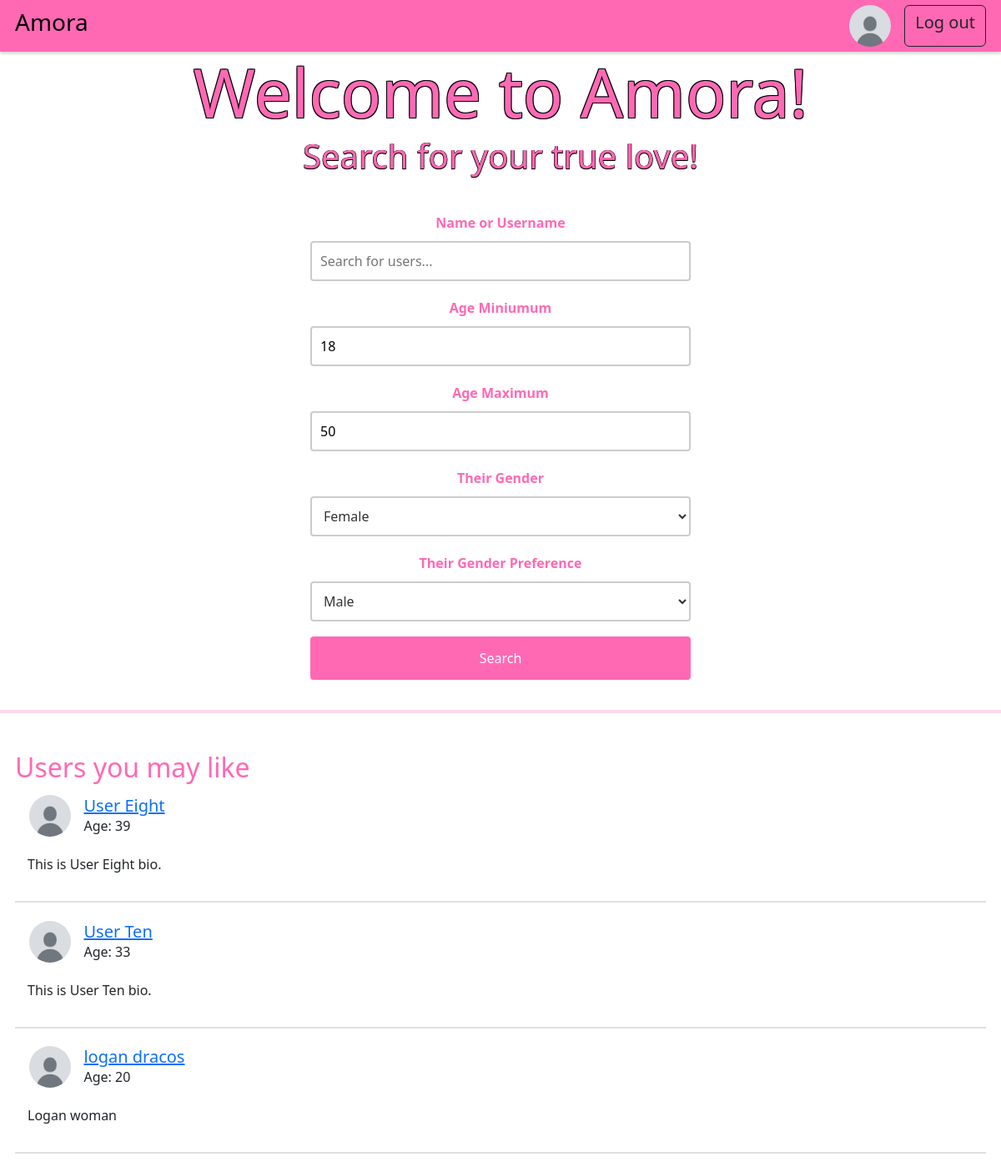
Screenshot of / (signed in) with the database file from the repository.
### DatingApp/model.py (models this page shows)
class Profile(db.Model):
    id: Mapped[int] = mapped_column(primary_key=True)
    user_id: Mapped[int] = mapped_column(ForeignKey("user.id"), unique=True)
    user: Mapped["User"] = relationship(
        back_populates="profile",
        single_parent=True,
    )
    fullname: Mapped[str] = mapped_column(String(128))
    bio: Mapped[Optional[str]] = mapped_column(Text)
    birth_year: Mapped[Optional[int]] = mapped_column(Integer)
    age_minimum: Mapped[Optional[int]] = mapped_column(Integer)
    age_maximum: Mapped[Optional[int]] = mapped_column(Integer)
    gender: Mapped[Optional[str]] = mapped_column(String(16))
    genderPreference: Mapped[Optional[str]] = mapped_column(String(16))
    photo_id: Mapped[Optional[int]] = mapped_column(ForeignKey("photo.id"))
    photo: Mapped[Optional["Photo"]] = relationship(back_populates="profile")

class User(flask_login.UserMixin, db.Model):
    id: Mapped[int] = mapped_column(primary_key=True)
    email: Mapped[str] = mapped_column(String(128), unique=True)
    username: Mapped[str] = mapped_column(String(64))
    password: Mapped[str] = mapped_column(String(256))
    profile: Mapped["Profile"] = relationship(back_populates="user")
    liking: Mapped[List["User"]] = relationship(
        secondary=LikingAssociation.__table__,
        primaryjoin=LikingAssociation.liker_id == id,
        secondaryjoin=LikingAssociation.liked_id == id,
        back_populates="likers",
    )
    likers: Mapped[List["User"]] = relationship(
        secondary=LikingAssociation.__table__,
        primaryjoin=LikingAssociation.liked_id == id,
        secondaryjoin=LikingAssociation.liker_id == id,
        back_populates="liking",
    )
    blocking: Mapped[List["User"]] = relationship(
        secondary=BlockingAssociation.__table__,
        primaryjoin=BlockingAssociation.blocker_id == id,
        secondaryjoin=BlockingAssociation.blocked_id == id,
        back_populates="blockers",
    )
    blockers: Mapped[List["User"]] = relationship(
        secondary=BlockingAssociation.__table__,
        primaryjoin=BlockingAssociation.blocked_id == id,
        secondaryjoin=BlockingAssociation.blocker_id == id,
        back_populates="blocking",
    )
    sent_proposals: Mapped[List["DateProposal"]] = relationship(
        back_populates="proposer", foreign_keys="DateProposal.proposer_id"
    )
    received_proposals: Mapped[List["DateProposal"]] = relationship(
        back_populates="recipient", foreign_keys="DateProposal.recipient_id"
    )

### DatingApp/main.py (the view)
@bp.route("/")
@flask_login.login_required
def index():
    curUser = flask_login.current_user
    current_year = datetime.now().year
    age_min = current_year - curUser.profile.age_maximum
    age_max = current_year - curUser.profile.age_minimum
    gender_pref = curUser.profile.genderPreference
    blocked_users = [blocked_user.id for blocked_user in curUser.blocking]
    defaultUsers = db.session.query(model.User).join(model.Profile).filter(
        model.User.id != curUser.id,
        model.Profile.birth_year.between(age_min, age_max),
        model.User.id.notin_(blocked_users),
        model.Profile.gender == gender_pref,
        model.Profile.genderPreference == curUser.profile.gender
    ).limit(10).all()
    return render_template("main/index.html", user=curUser, defaultUsers = defaultUsers, current_year=current_year)

### DatingApp/__init__.py (called while the page is built)
def create_app(test_config=None):
    app = Flask(__name__)
    app.config["SECRET_KEY"] = "93220d9b340cf9a6c39bac99cce7daf220167498f91fa"
    app.config["SQLALCHEMY_DATABASE_URI"] = "sqlite:///DatingApp.db"
    login_manager = LoginManager()
    login_manager.login_view = 'auth.login'
    login_manager.init_app(app)
    from . import model
    @login_manager.user_loader
    def load_user(user_id):
        return db.session.get(model.User, int(user_id))
    db.init_app(app)
    from . import main
    from . import auth
    app.register_blueprint(main.bp)
    app.register_blueprint(auth.bp)
    return app

### DatingApp/templates/main/index.html (shortened to what this page needs)
{% extends 'base.html' %}
{% block content %}
    <section class="welcome-section">
        <h1>Welcome to Amora!</h1>
        <h4>Search for your true love!</h4>
        <form action = "{{url_for('main.search')}}" method = "get">
            <div class = "searchContainer">
                <label for="name">Name or Username</label>
                <input type="text" name="name" placeholder="Search for users...">
                <label for="gender">Age Miniumum</label>
                <input type="number" name="age_minimum" placeholder="Min age" value="{{ user.profile.age_minimum }}" min="18" max="100">
                <label for="gender">Age Maximum</label>
                <input type="number" name="age_maximum" placeholder="Max age" value="{{ user.profile.age_maximum }}" min="18" max="100">
                <label for="gender">Their Gender</label>
                <select name="gender">
                    <option value="female" {% if user.profile.genderPreference == 'female' %}selected{% endif %}>Female</option>
                </select>
                <label for="genderPreference">Their Gender Preference</label>
                <select name="genderPreference">
                    <option value="male" {% if user.profile.gender == 'male' %}selected{% endif %}>Male</option>
                </select>
                <button type="submit">Search</button>
            </div>
        </form>
        <hr style="border: 2px solid ; color:#ff69b4; width: 100%">
            {% if defaultUsers %}
            <div class="listUsers">
                <br>
                <h2>Users you may like</h2>
                {% for user in defaultUsers %}
                    <div class="userRow">
                        {% if user.profile.photo %}
                            <img src="{{ url_for('static', filename='photos/photo-' ~ user.profile.photo.id ~ '.' ~ user.profile.photo.file_extension) }}" class="pfpSmall" alt="Profile photo" style="margin-right: 15px;">
                        {% else %}
                            <img src="{{ url_for('static', filename='photos/defaultPfp.jpg') }}" class="pfpSmall" alt="Default profile photo" style="margin-right: 15px;">
                        {% endif %}
                        <div style="display: flex; flex-direction: column;">
                            <h5 style="margin: 0;"><a href="{{ url_for('main.profile', user_id=user.id) }}">{{ user.profile.fullname }}</a></h5>
                            <p style="margin: 0;">Age: {{ current_year - user.profile.birth_year }}</p>
                        </div>
                    </div>
                    <p style="margin-left: 15px;">{{ user.profile.bio }}</p>
                    <hr style="border: 0.5px solid; color: grey; width: 100%;">
                {% endfor %}
            </div>
    {% endif %}
    </section>
{% endblock %}

### DatingApp/static/DatingApp.css (style rules this page uses)
body { background: #f2f3f5; }
.pfpSmall { width: 50px; height: 50px; border-radius: 50%; }
.welcome-section h1 { font-size: 5em; margin: 0; padding: 0; text-align: center; color: #ff69b4; text-shadow: 1px 1px 0 #000, -1px -1px 0 #000, 1px -1px 0 #000, -1px 1px 0 #000; }
.welcome-section h4 { font-size: 2.5em; margin: 0; padding: 5px 0px 10px 0px; text-align: center; color: #ff69b4; text-shadow: 0.5px 0.5px 0 #000, -0.5px -0.5px 0 #000, 0.5px -0.5px 0 #000, -0.5px 0.5px 0 #000; }
.searchContainer { display: flex; flex-direction: column; width: 40%; margin: 1% auto; padding: 1% 1%; align-items: center; }
.searchContainer input[type="text"] { width: 100%; padding: 10px; margin: 10px 0; box-sizing: border-box; border: 2px solid #ccc; border-radius: 4px; }
.searchContainer label { font-weight: bold; padding-top: 10px; color: #ff69b4; }
.searchContainer input[type="number"] { width: 100%; padding: 10px; margin: 10px 0; box-sizing: border-box; border: 2px solid #ccc; border-radius: 4px; }
.searchContainer select { width: 100%; padding: 10px; margin: 10px 0; box-sizing: border-box; border: 2px solid #ccc; border-radius: 4px; background-color: white; color: #333; font-size: 1em; }
.searchContainer option { padding: 10px; }
.searchContainer button { width: 100%; background-color: #ff69b4; color: white; padding: 14px 20px; margin: 8px 0; border: none; border-radius: 4px; cursor: pointer; }
.listUsers { display: flex; flex-direction: column; padding: 0.5% 1.5%; }
.listUsers h2 { color: #ff69b4; }
.userRow { display: flex; flex-direction: row; padding: 0.5% 1.5%; align-items: center; margin-bottom: 15px; }

### rows the page displays
Profile: age_minimum "18", age_maximum "50", gender "Female", genderPreference "Male"
User: profile.fullname "User Eight", profile.bio "This is User Eight bio."
Profile: current_year-user.profile.birth_year "39"
User: profile.fullname "User Ten", profile.bio "This is User Ten bio."
Profile: current_year-user.profile.birth_year "33"
User: profile.fullname "logan dracos", profile.bio "Logan woman"
Profile: current_year-user.profile.birth_year "20"
